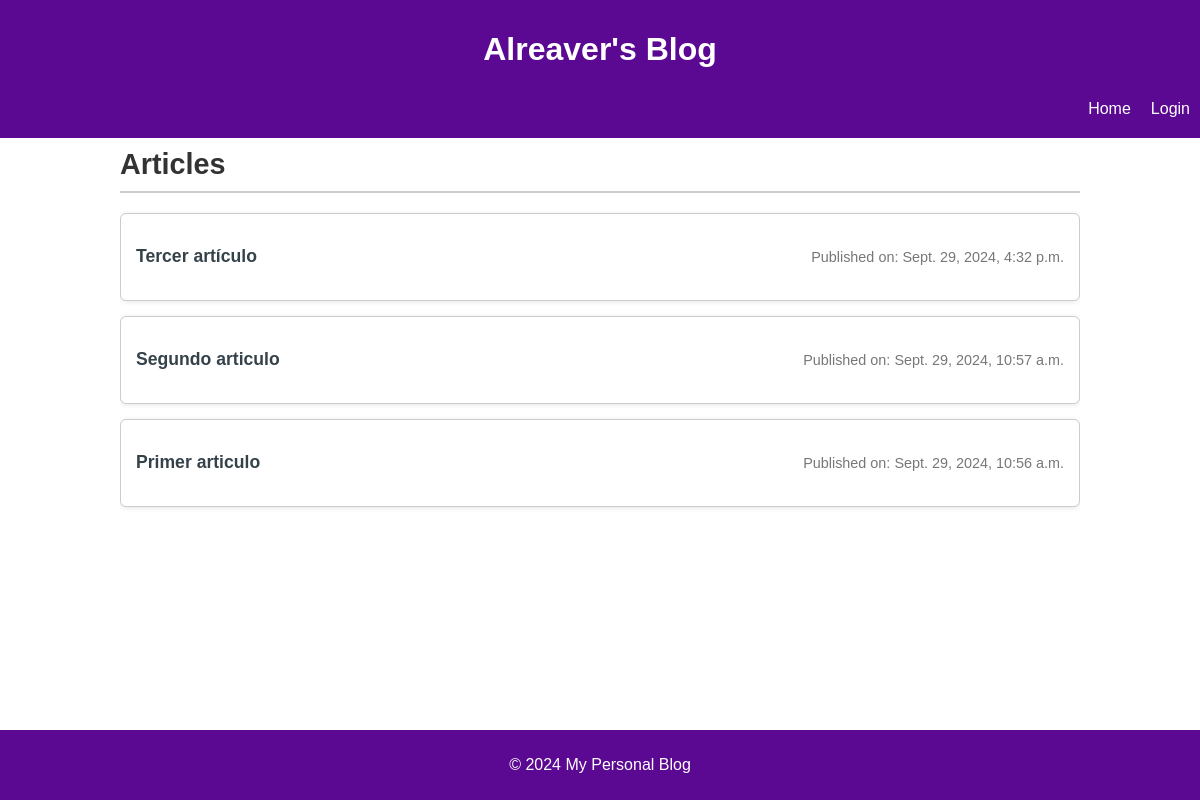
The app's page /, older data.
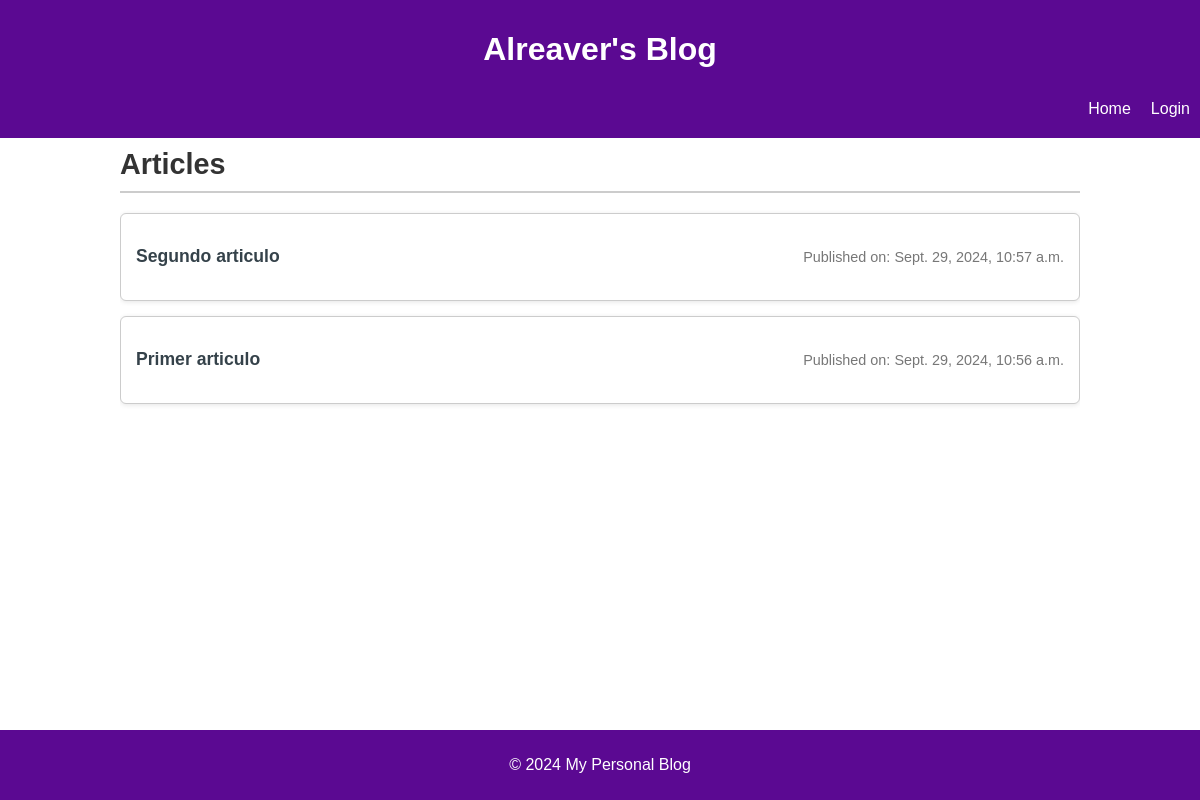
The same page, newer data.
### blog/models.py (models this page shows, shortened)
class Article(models.Model):
    title = models.CharField(max_length=200)
    content = models.TextField()
    publication_date = models.DateTimeField()

### blog/views.py (the view)
# urls.py: path('', views.home, name='home'),
def home(request):
    articles = Article.objects.all().order_by('-publication_date')
    return render(request, 'blog/home.html', {'articles': articles})

### blog/templates/blog/home.html (shortened to what this page needs)
{% extends 'blog/base.html' %}
{% block content %}
    <div class="dashboard-header">
        <h1>Articles</h1>
    </div>
    <ul class="article-list">
        {% for article in articles %}
            <li class="article-item">
                <div class="article-content">
                    <a href="{% url 'article_detail' article.id %}" class="article-title">{{ article.title }}</a>
                    <span class="publication-date">Published on: {{ article.publication_date }}</span>
                </div>
            </li>
        {% endfor %}
    </ul>
{% endblock %}

### blog/templates/blog/base.html (shortened to what this page needs)
<!DOCTYPE html>
<html lang="en">
<head>
    {% load static %}
    <link rel="stylesheet" href="{% static 'css/styles.css' %}">
</head>
<body>
    <header>
        <h1>Alreaver's Blog</h1>
        <nav>
            <a href="/">Home</a>
            {% if user.is_authenticated %}
                <a href="{% url 'logout' %}">Logout</a>
                <a href="{% url 'dashboard' %}">Dashboard</a>
            {% else %}
                <a href="{% url 'login' %}">Login</a>
            {% endif %}
        </nav>
    </header>
    <div class="container">
        {% block content %}{% endblock %}
    </div>
    <footer>
        <p>© 2024 My Personal Blog</p>
    </footer>
</body>
</html>

### blog/static/css/styles.css (style rules this page uses)
html, body { height: 100%; margin: 0; font-family: Arial, sans-serif; }
body { display: flex; flex-direction: column; }
a { color: #b80d29; text-decoration: none; }
.container { width: 80%; margin: auto; overflow: hidden; flex: 1; }
header { background: #5b0992; color: #ffffff; padding: 10px 0; text-align: center; }
header nav { display: flex; justify-content: flex-end; padding: 10px; }
header nav a { color: #ffffff; margin-left: 20px; }
footer { background: #5b0992; padding: 10px; text-align: center; color: white; margin-top: auto; }
.dashboard-header { display: flex; justify-content: space-between; align-items: center; padding: 10px 0; border-bottom: 2px solid #ccc; }
.dashboard-header h1 { margin: 0; font-size: 1.8em; color: #333; }
.article-list { list-style: none; padding: 0; margin: 20px 0 0 0; }
.article-item { background-color: #ffffff; border: 1px solid #ccc; border-radius: 6px; margin-bottom: 15px; padding: 15px; box-shadow: 0 1px 5px rgba(0, 0, 0, 0.1); transition: box-shadow 0.3s ease; display: flex; justify-content: space-between; align-items: center; }
.article-content { display: flex; justify-content: space-between; align-items: center; width: 100%; }
.article-title { font-size: 1.1em; font-weight: bold; color: #35424a; margin-right: 10px; white-space: nowrap; overflow: hidden; text-overflow: ellipsis; / }
.publication-date { font-size: 0.9em; color: #777; white-space: nowrap; padding-left: 20px; padding-top: 20px; }
.publication-date { font-size: 0.9em; color: #777; margin-bottom: 20px; }

Row changes from the older to the newer data that the page shows:
removed Article: title "Tercer artículo", publication_date "Sept. 29, 2024, 4:32 p.m."
